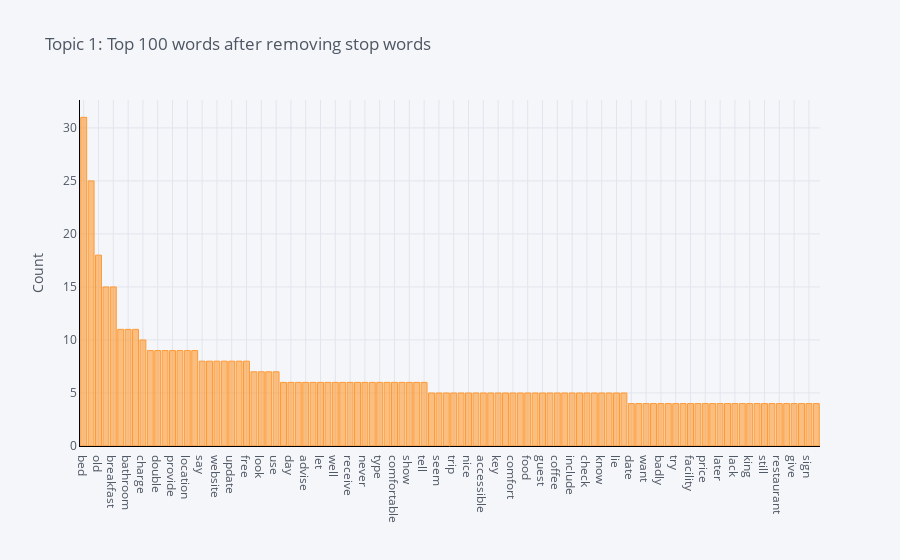

The notebook cell saved with this chart:
### Code cell
plot_model(model=lda, plot = 'frequency', topic_num = 'Topic 1')

### Figure 1 — Plotly figure (JSON) as saved in the notebook; plotly's stock layout.template omitted (floating-point values rounded to 4 significant figures)
{"data": [{"marker": {"color": "rgba(255, 153, 51, 0.6)", "line": {"color": "rgba(255, 153, 51, 1.0)", "width": 1}}, "name": "count", "orientation": "v", "text": "", "type": "bar", "x": ["bed", "need", "old", "clean", "breakfast", "service", "bathroom", "book", "charge", "suite", "double", "upgrade", "provide", "place", "location", "time", "say", "pretty", "website", "available", "update", "furniture", "free", "far", "look", "also", "use", "category", "day", "next", "advise", "offer", "let", "pay", "well", "call", "receive", "renovation", "never", "however", "type", "feel", "comfortable", "family", "show", "complimentary", "tell", "see", "seem", "uncomfortable", "trip", "work", "nice", "take", "accessible", "much", "key", "could", "comfort", "move", "food", "come", "guest", "ice", "coffee", "close", "include", "kind", "check", "butler", "know", "ask", "lie", "agent", "date", "utensil", "want", "way", "badly", "window", "try", "couple", "facility", "dog", "price", "minute", "later", "part", "lack", "people", "king", "problem", "still", "property", "restaurant", "road", "give", "shuttle", "sign", "worth"], "y": [31, 25, 18, 15, 15, 11, 11, 11, 10, 9, 9, 9, 9, 9, 9, 9, 8, 8, 8, 8, 8, 8, 8, 7, 7, 7, 7, 6, 6, 6, 6, 6, 6, 6, 6, 6, 6, 6, 6, 6, 6, 6, 6, 6, 6, 6, 6, 5, 5, 5, 5, 5, 5, 5, 5, 5, 5, 5, 5, 5, 5, 5, 5, 5, 5, 5, 5, 5, 5, 5, 5, 5, 5, 5, 4, 4, 4, 4, 4, 4, 4, 4, 4, 4, 4, 4, 4, 4, 4, 4, 4, 4, 4, 4, 4, 4, 4, 4, 4, 4]}], "layout": {"autosize": true, "legend": {"bgcolor": "#F5F6F9", "font": {"color": "#4D5663"}}, "paper_bgcolor": "#F5F6F9", "plot_bgcolor": "#F5F6F9", "title": {"font": {"color": "#4D5663"}, "text": "Topic 1: Top 100 words after removing stop words"}, "xaxis": {"autorange": true, "gridcolor": "#E1E5ED", "linecolor": "black", "range": [-0.5, 99.5], "showgrid": true, "tickfont": {"color": "#4D5663"}, "title": {"font": {"color": "#4D5663"}, "text": ""}, "type": "category", "zerolinecolor": "#E1E5ED"}, "yaxis": {"autorange": true, "gridcolor": "#E1E5ED", "linecolor": "black", "range": [0, 32.63], "showgrid": true, "tickfont": {"color": "#4D5663"}, "title": {"font": {"color": "#4D5663"}, "text": "Count"}, "type": "linear", "zerolinecolor": "#E1E5ED"}}}
